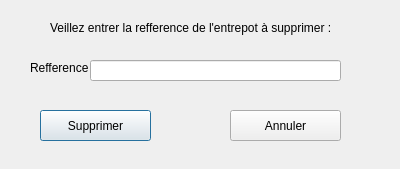
<?xml version="1.0" encoding="UTF-8"?>
<ui version="4.0">
 <class>supp_entrepot</class>
 <widget class="QDialog" name="supp_entrepot">
  <property name="geometry">
   <rect>
    <x>0</x>
    <y>0</y>
    <width>400</width>
    <height>169</height>
   </rect>
  </property>
  <property name="windowTitle">
   <string>Dialog</string>
  </property>
  <widget class="QLabel" name="label">
   <property name="geometry">
    <rect>
     <x>50</x>
     <y>20</y>
     <width>301</width>
     <height>16</height>
    </rect>
   </property>
   <property name="text">
    <string>Veillez entrer la refference de l'entrepot à supprimer :</string>
   </property>
  </widget>
  <widget class="QLineEdit" name="lineEdit_entr">
   <property name="geometry">
    <rect>
     <x>90</x>
     <y>60</y>
     <width>251</width>
     <height>21</height>
    </rect>
   </property>
  </widget>
  <widget class="QPushButton" name="pushButton">
   <property name="geometry">
    <rect>
     <x>40</x>
     <y>110</y>
     <width>111</width>
     <height>31</height>
    </rect>
   </property>
   <property name="text">
    <string>Supprimer</string>
   </property>
  </widget>
  <widget class="QPushButton" name="pushButton_2">
   <property name="geometry">
    <rect>
     <x>230</x>
     <y>110</y>
     <width>111</width>
     <height>31</height>
    </rect>
   </property>
   <property name="text">
    <string>Annuler</string>
   </property>
  </widget>
  <widget class="QLabel" name="label_2">
   <property name="geometry">
    <rect>
     <x>30</x>
     <y>60</y>
     <width>61</width>
     <height>16</height>
    </rect>
   </property>
   <property name="text">
    <string>Refference</string>
   </property>
  </widget>
 </widget>
 <resources/>
 <connections/>
</ui>
